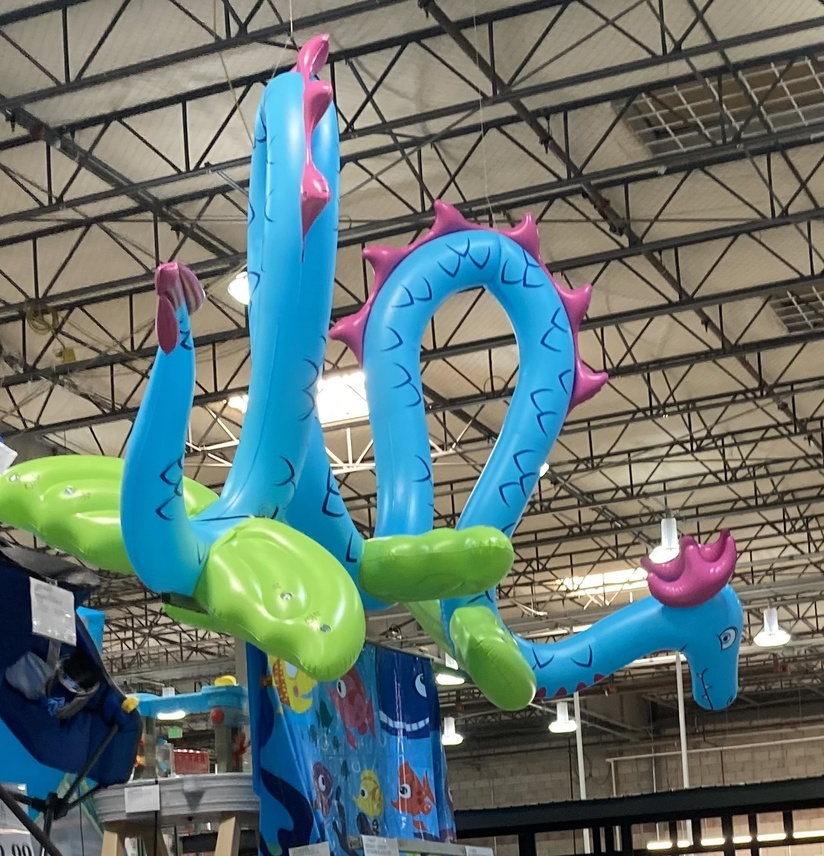
#> input picture PythonCS101/ModifyingPixels/SeaDragon.jpg, 824 x 856 px, shrunk from 1423 x 1478 before the run
$ python swappingcolors.py
#> lines starting #> are read from the running program, lines starting #| are printed output that depends on the picture
from PIL import Image

def swapGreenWithBlue():
    pixelArray = img.load()
    for x in range(0, img.width):
        for y in range(0, img.height):
            r,g,b = pixelArray[x, y]
            pixelArray[x, y] = (r, b, g)
    img.show()

img = Image.open("SeaDragon.jpg")
#> img is the input picture: PIL image 824x856 RGB; mean R, G, B 100.9, 117.1, 112.9
swapGreenWithBlue()
#> in swapGreenWithBlue, `img.show()`:
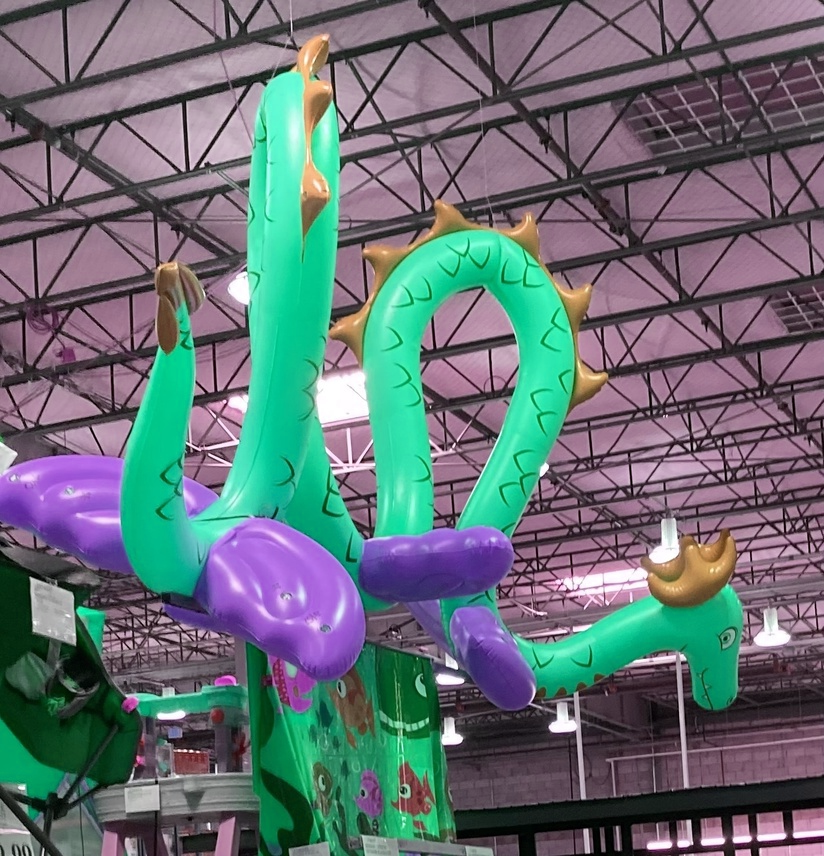
#> shown: PIL image 824x856 RGB; mean R, G, B 100.9, 112.9, 117.1

$ run again, with PythonCS101/ModifyingPixels/beach.jpg copied over PythonCS101/ModifyingPixels/SeaDragon.jpg
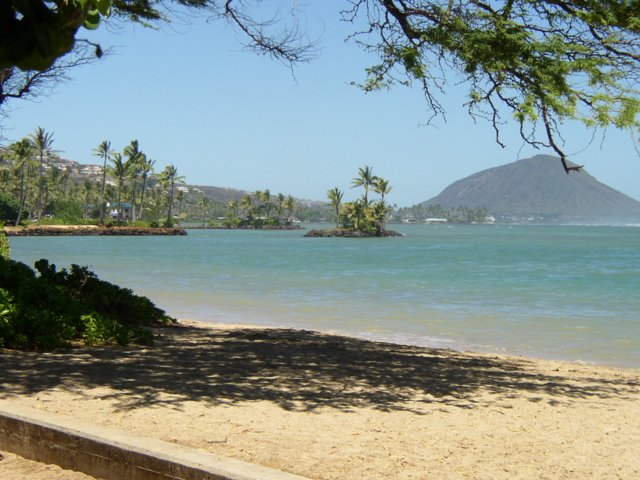
#> input picture PythonCS101/ModifyingPixels/beach.jpg, 640 x 480 px
#> img is the input picture: PIL image 640x480 RGB; mean R, G, B 133.9, 147.4, 142.4
#> in swapGreenWithBlue, `img.show()`:
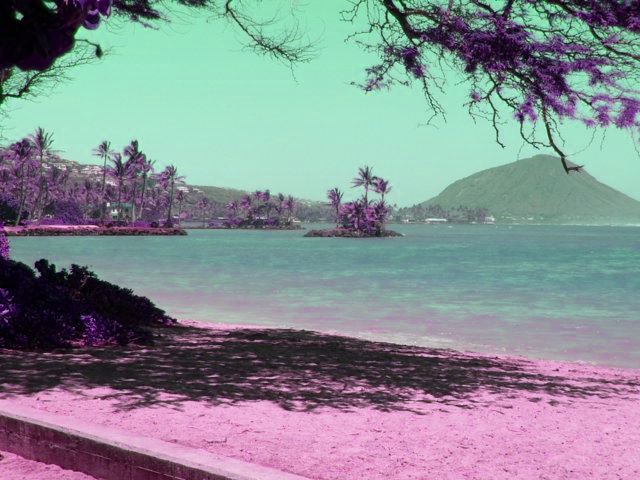
#> shown: PIL image 640x480 RGB; mean R, G, B 133.9, 142.4, 147.4
